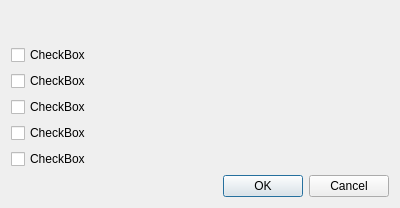
<?xml version="1.0" encoding="UTF-8"?>
<ui version="4.0">
 <class>Dialog</class>
 <widget class="QDialog" name="Dialog">
  <property name="geometry">
   <rect>
    <x>0</x>
    <y>0</y>
    <width>400</width>
    <height>205</height>
   </rect>
  </property>
  <property name="windowTitle">
   <string>Dialog</string>
  </property>
  <layout class="QGridLayout" name="gridLayout_2">
   <item row="1" column="0">
    <widget class="QDialogButtonBox" name="buttonBox">
     <property name="orientation">
      <enum>Qt::Horizontal</enum>
     </property>
     <property name="standardButtons">
      <set>QDialogButtonBox::Cancel|QDialogButtonBox::Ok</set>
     </property>
    </widget>
   </item>
   <item row="0" column="0">
    <layout class="QVBoxLayout" name="verticalLayout">
     <item>
      <widget class="QLabel" name="ql_top">
       <property name="text">
        <string>&lt;html&gt;&lt;head/&gt;&lt;body&gt;&lt;p&gt;&lt;br/&gt;&lt;/p&gt;&lt;/body&gt;&lt;/html&gt;</string>
       </property>
      </widget>
     </item>
     <item>
      <widget class="QCheckBox" name="cb_basic">
       <property name="text">
        <string>CheckBox</string>
       </property>
      </widget>
     </item>
     <item>
      <widget class="QCheckBox" name="cb_cloze">
       <property name="text">
        <string>CheckBox</string>
       </property>
      </widget>
     </item>
     <item>
      <widget class="QCheckBox" name="cb_reverse">
       <property name="text">
        <string>CheckBox</string>
       </property>
      </widget>
     </item>
     <item>
      <widget class="QCheckBox" name="cb_opt_reverse">
       <property name="text">
        <string>CheckBox</string>
       </property>
      </widget>
     </item>
     <item>
      <widget class="QCheckBox" name="cb_typein">
       <property name="text">
        <string>CheckBox</string>
       </property>
      </widget>
     </item>
    </layout>
   </item>
  </layout>
 </widget>
 <tabstops>
  <tabstop>cb_basic</tabstop>
  <tabstop>cb_cloze</tabstop>
  <tabstop>cb_reverse</tabstop>
  <tabstop>cb_opt_reverse</tabstop>
  <tabstop>cb_typein</tabstop>
 </tabstops>
 <resources/>
 <connections>
  <connection>
   <sender>buttonBox</sender>
   <signal>accepted()</signal>
   <receiver>Dialog</receiver>
   <slot>accept()</slot>
   <hints>
    <hint type="sourcelabel">
     <x>248</x>
     <y>254</y>
    </hint>
    <hint type="destinationlabel">
     <x>157</x>
     <y>274</y>
    </hint>
   </hints>
  </connection>
  <connection>
   <sender>buttonBox</sender>
   <signal>rejected()</signal>
   <receiver>Dialog</receiver>
   <slot>reject()</slot>
   <hints>
    <hint type="sourcelabel">
     <x>316</x>
     <y>260</y>
    </hint>
    <hint type="destinationlabel">
     <x>286</x>
     <y>274</y>
    </hint>
   </hints>
  </connection>
 </connections>
</ui>
